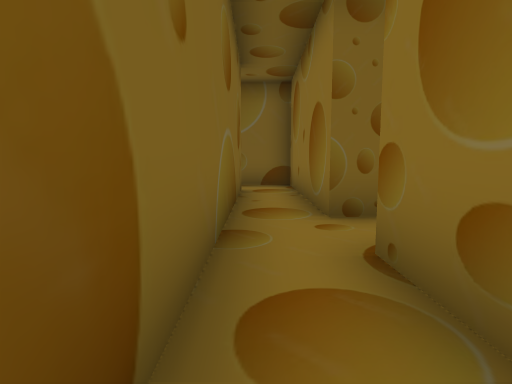
[1] (above)

16 first-person views from a walk through a scene from a Unity 3-D project. The camera is 1.5 m above the floor, tilts 6° down and sees 80° across. The floor is counted in squares, 2 m on a side. Each view is taken from the middle of a square. On the plan, view 1 faces up. The plan holds only what a view shows up to about 10 squares ahead; the rest is blank. The player is left out.

[2]
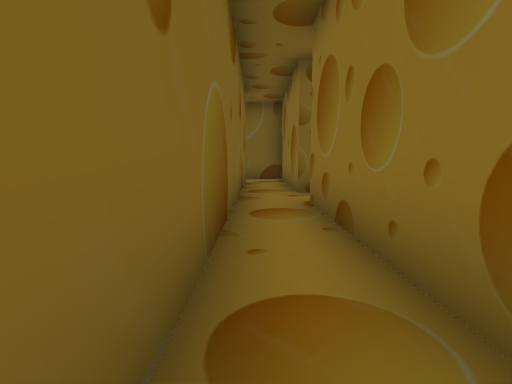

[3]
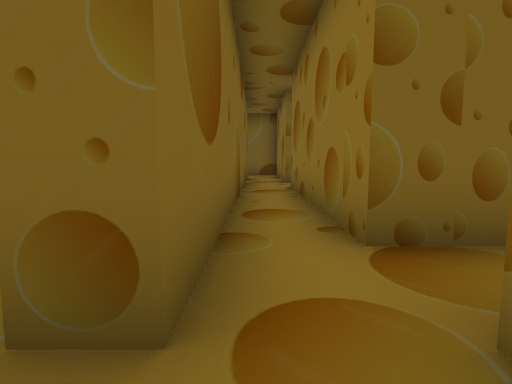

[4]
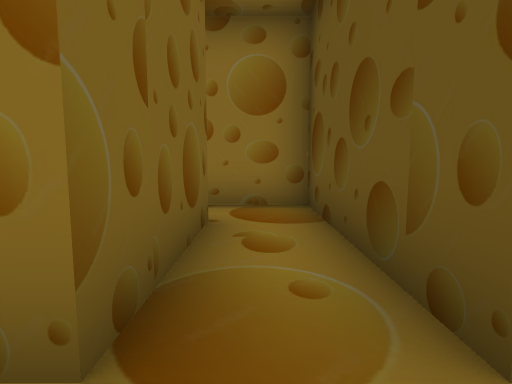

[5]
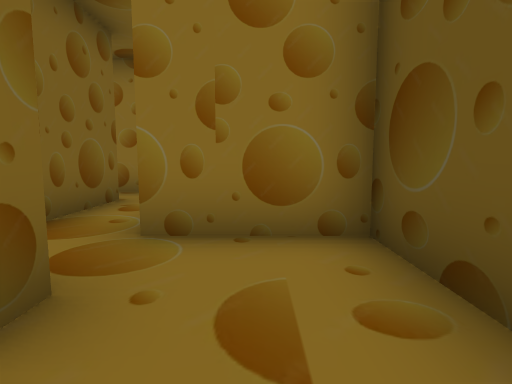

[6]
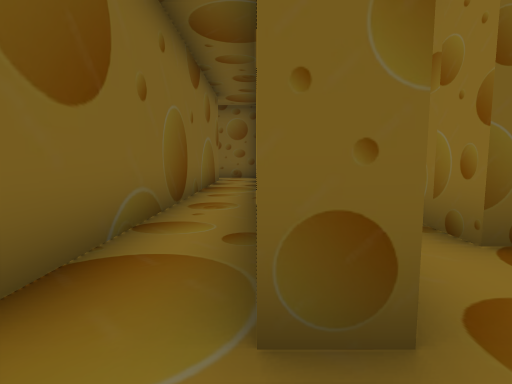

[7]
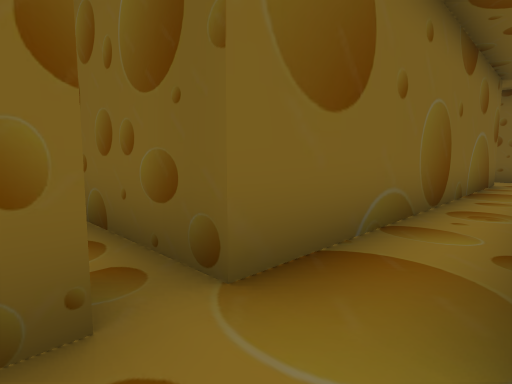

[8]
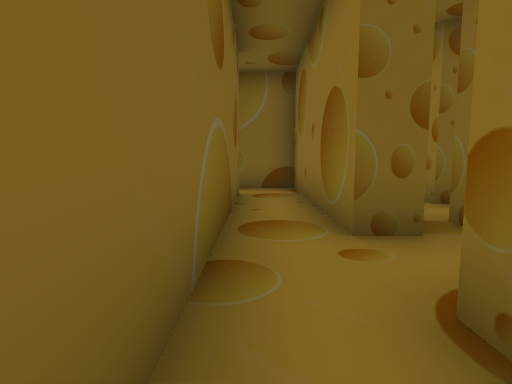

[9]
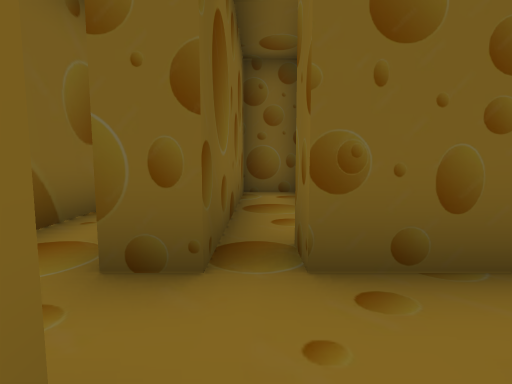

[10]
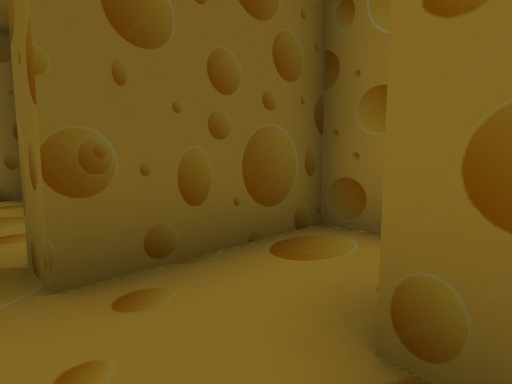

[11]
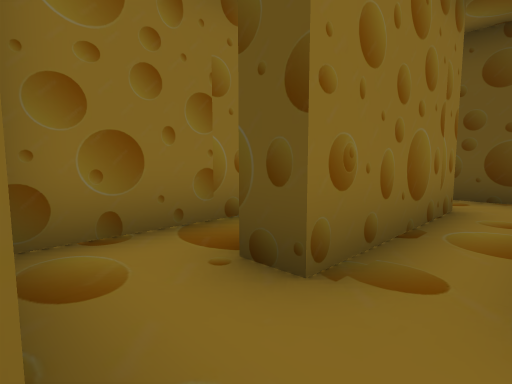

[12]
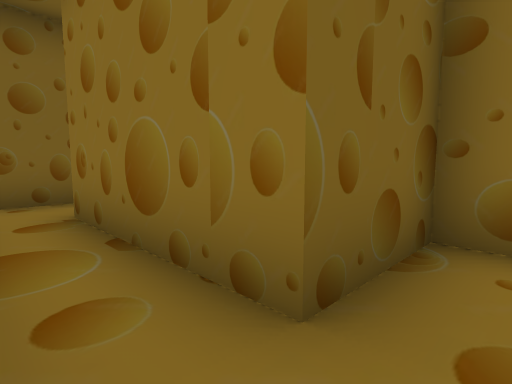

[13]
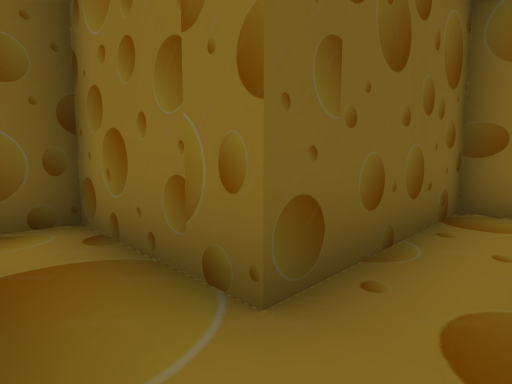

[14]
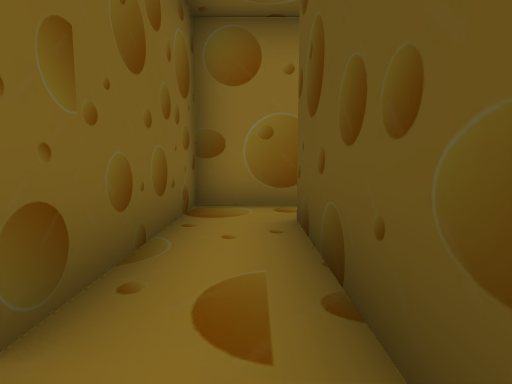

[15]
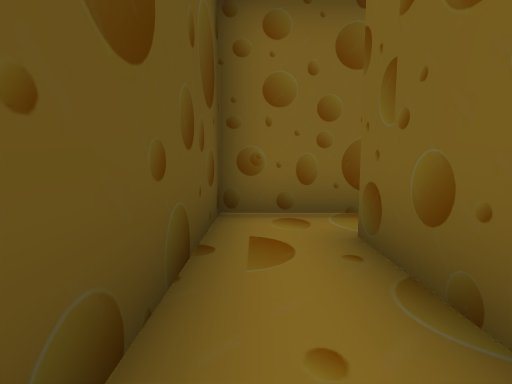

[16]
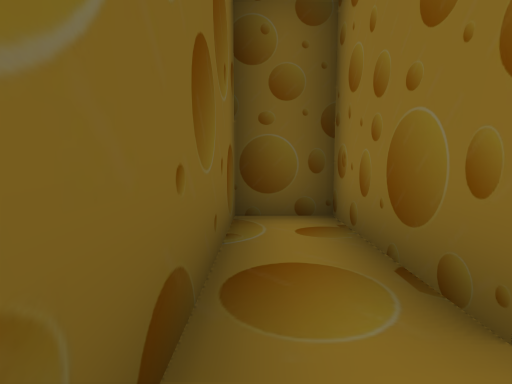

### Floor plan
Ten units are one square. View 1 is at (0, 0); x grows to the right and y downward. Boxes are objects, and circles mark ways between rooms. Rooms are numbered by the first view taken in them; rooms with no view inside come last. Other rooms are left out.
<svg viewBox="-39 -96 135 172">
<path fill="none" stroke="#000" d="M10 -40 10 -91 -5 -91M-4 -76 -4 34M10 34 10 -25M-4 34 -4 49 -10 49M38 34 10 34M-8 71 10 71 10 49 51 49 51 34M-24 -54 -24 49 -34 49M-24 55 -24 60M31 12 31 -25M17 -40 10 -40M31 -61 31 -91 17 -91 17 -40M23 -40 23 -48M37 -15 37 5 79 5M91 8 91 -10 51 -10 51 -25M25 27 35 27M51 34 51 12 31 12M31 -25 38 -25M51 -25 51 -40 23 -40"/>
<circle cx="0" cy="40" r="3" fill="#2a7"/>
<circle cx="10" cy="-30" r="3" fill="#2a7"/>
<circle cx="-10" cy="55" r="3" fill="#2a7"/>
<circle cx="40" cy="30" r="3" fill="#2a7"/>
<circle cx="20" cy="-40" r="3" fill="#2a7"/>
<circle cx="30" cy="20" r="3" fill="#2a7"/>
<circle cx="30" cy="-30" r="3" fill="#2a7"/>
<circle cx="40" cy="-15" r="3" fill="#2a7"/>
<text x="0" y="-40">1</text>
<text x="10" y="40">2</text>
<text x="-20" y="0">3</text>
<text x="20" y="-10">4</text>
<text x="20" y="-60">5</text>
<text x="50" y="0">6</text>
<text x="40" y="20">7</text>
<text x="30" y="-30">8</text>
</svg>
Room 1 opens to room 2. Room 1 opens to room 4. Room 2 opens to room 3. Room 2 opens to room 7. Room 4 opens to room 5. Room 4 opens to room 7. Room 4 opens to room 8. Room 6 opens to room 8.

Where each view was taken, in squares from view 1:
view 1: 0 up, 0 right, facing up
view 2: 3 down, 0 right, facing up
view 3: 6 down, 0 right, facing up
view 4: 4 down, 0 right, facing right
view 5: 6 down, 2 left, facing right
view 6: 6 down, 1 left, facing up
view 7: 6 down, 1 left, facing up-left
view 8: 1 up, 0 right, facing up
view 9: 2 up, 2 right, facing up
view 10: 2 up, 2 right, facing up-right
view 11: 4 up, 2 right, facing down-right
view 12: 2 down, 2 right, facing up-right
view 13: 0 up, 4 right, facing up-right
view 14: 0 up, 4 right, facing right
view 15: 0 up, 8 right, facing left
view 16: 5 up, 2 right, facing up
